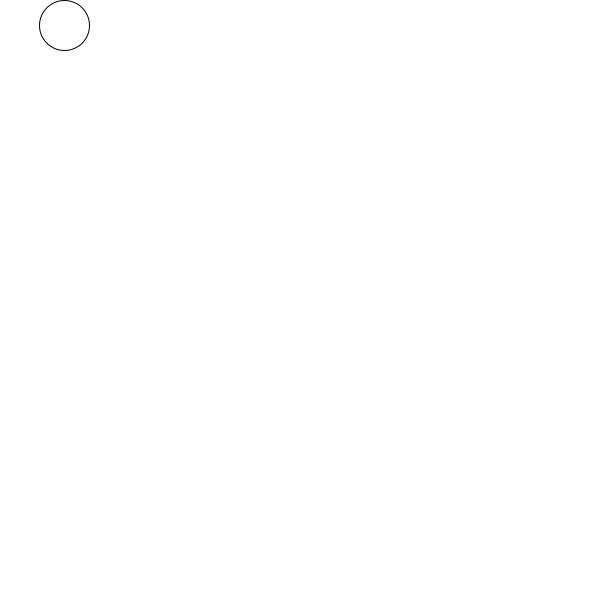
Frame 1 (no input)
Frame 60 (the mouse pressed at the canvas centre just before this capture): identical to frame 1, image omitted
Frame 120 (the mouse held since frame 60 and released just before this capture): identical to frame 1, image omitted

The Processing sketch that drew this single still picture (run headless with seeded random() and noise(); from frame 60 on, the mouse is pressed at the canvas centre):

// Processing sketch: test
// ── test.pde
boolean[] keys = new boolean[128];

void setup()
{
  size(600,600);
  background(0,255,0);
}

float x = random(width);
float y = random(height);
float speed = 5;

void draw() {
  background(255);
  fill(255);
  
  if (keys['W'] || keys['w'] || keys[UP]) {
    y -= speed; // 上に移動
  }
  if (keys['A'] || keys['a'] || keys[LEFT]) {
    x -= speed; // 左に移動
  }
  if (keys['S'] || keys['s'] || keys[DOWN]) {
    y += speed; // 下に移動
  }
  if (keys['D'] || keys['d'] || keys[RIGHT]) {
    x += speed; // 右に移動
  }
  if (keys[' '] || keys[32]) {
    // スペースキーが押されたときの動作をここに書く
    fill(255, 0, 0);
  }
  
  ellipse(x, y, 50, 50); // プレイヤーキャラクターを描画
}

void keyPressed() {
  if (key < 128) {
    keys[key] = true;
  }
  if (keyCode == UP || keyCode == DOWN || keyCode == LEFT || keyCode == RIGHT || keyCode == 32) {
    keys[keyCode] = true;
  }
}

void keyReleased() {
  if (key < 128) {
    keys[key] = false;
  }
  if (keyCode == UP || keyCode == DOWN || keyCode == LEFT || keyCode == RIGHT || keyCode == 32) {
    keys[keyCode] = false;
  }
}
